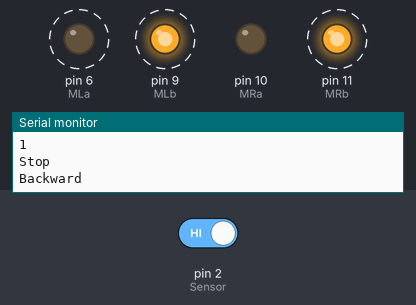
The sketch below on a simulated Arduino Uno, built with avr-gcc and run on an emulated ATmega328P. On the bench: output pins drawn as LEDs (lit = HIGH), the last lines printed to the serial monitor. Dashed ring = blinking. The inputs (shaded band) are chosen by the test bench; at power-on: pin 2 (Sensor) HIGH.

Above: at 5.2 s.
5.3 s: pin 2 (Sensor) driven LOW
At 5.85 s:
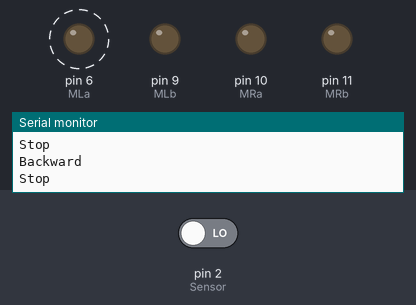
At 7.1 s:
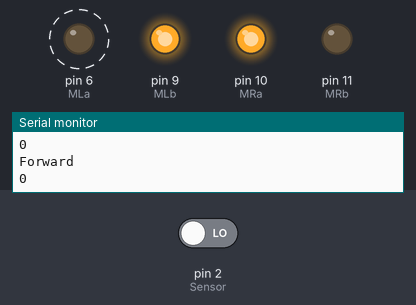
8.2 s: pin 2 (Sensor) driven HIGH
At 10.3 s:
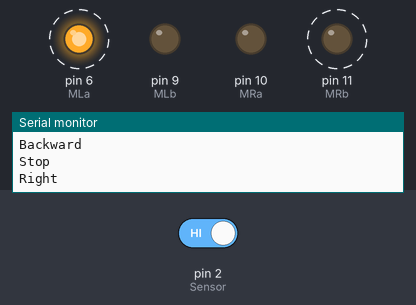
Timing chart, 0 to 18.5 s (numbered marks = the images above; inputs shaded):
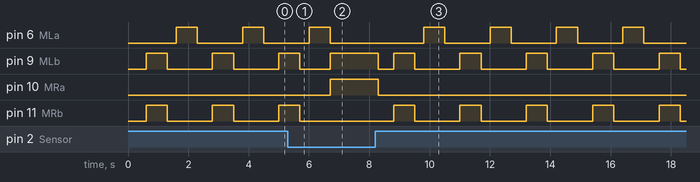

The sketch:

edge_avoider.ino
```cpp
#define MLa 6 //left motor 1st pin
#define MLb 9 //left motor 2nd pin
#define MRa 10 //right motor 1st pin
#define MRb 11 //right motor 2nd pin
#define Sensor 2

void setup()
{
pinMode(Sensor, INPUT);// declaring sensor pin as input pin for Arduino
pinMode(MLa, OUTPUT);// declaring Motors pin as output pin
pinMode(MLb, OUTPUT);
pinMode(MRa, OUTPUT);
pinMode(MRb, OUTPUT);
Serial.begin(9600);
}
void loop()
{
int Sensorin=digitalRead(Sensor);
Serial.println(Sensorin);
delay(100);
if ( Sensorin == LOW) // applying condition
{//forward
analogWrite(MLb, 255);
digitalWrite(MLa, LOW);
analogWrite(MRa, 255);
digitalWrite(MRb, LOW);
Serial.println("Forward");
}
else{//Stop
digitalWrite(MLa, LOW);
digitalWrite(MLb, LOW);
digitalWrite(MRa, LOW);
digitalWrite(MRb, LOW);
Serial.println("Stop");
delay(500);
//backward
digitalWrite(MLa, LOW);
digitalWrite(MLb, HIGH);
digitalWrite(MRa, LOW);
digitalWrite(MRb, HIGH);
Serial.println("Backward");
delay(700);
//Stop
digitalWrite(MLa, LOW);
digitalWrite(MLb, LOW);
digitalWrite(MRa, LOW);
digitalWrite(MRb, LOW);
Serial.println("Stop");
delay(300);
//Rightturn
digitalWrite(MLa, HIGH);
digitalWrite(MLb, LOW);
digitalWrite(MRa, LOW);
digitalWrite(MRb, LOW);
Serial.println("Right");
delay(600);
}
}
```

Measured:
- after the input at 5.3 s, pin 10 (MRa): LOW → HIGH after 1.4 s; pin 11 (MRb): goes on until 5.7 s, then stays LOW
- after the input at 8.2 s, pin 6 (MLa): alternates HIGH for 0.70 s and LOW for 1.5 s, starting after 1.6 s; pin 9 (MLb): HIGH → LOW after 0.10 s, then repeats every 2.2 s: HIGH 0.70 s, LOW 1.5 s; pin 10 (MRa): HIGH → LOW after 0.10 s; pin 11 (MRb): alternates HIGH for 0.70 s and LOW for 1.5 s, starting after 0.60 s
- by itself, pin 6 (MLa), pin 9 (MLb), pin 11 (MRb): alternates HIGH for 0.70 s and LOW for 1.5 s
